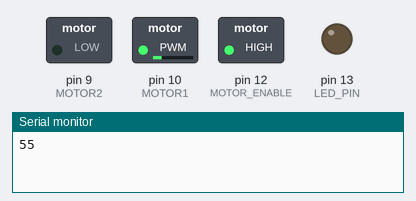
A sketch run on a simulated Arduino Uno, built with avr-gcc and run on an emulated ATmega328P. On the bench: switched loads named in the sketch (green lamp = pin HIGH), output pins drawn as LEDs (lit = HIGH), the last lines printed to the serial monitor.

Above: at 0.1 s.
At 4.1 s:
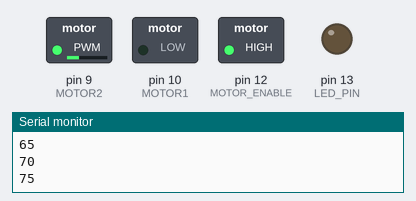
At 9.1 s:
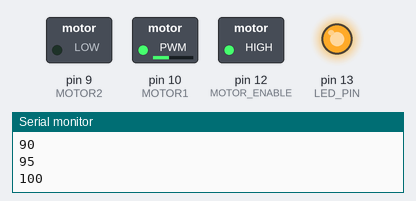
At 19.1 s:
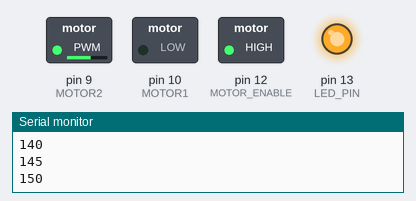
At 29.1 s:
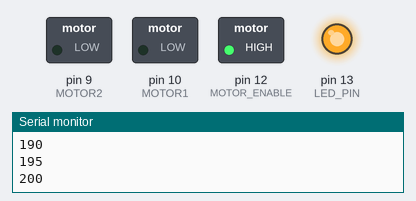
At 39.1 s:
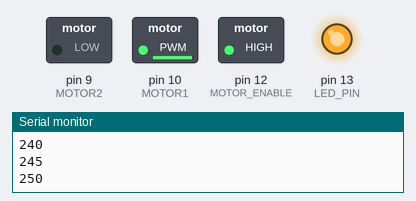
Timing chart, 0 to 40.0 s (numbered marks = the images above):
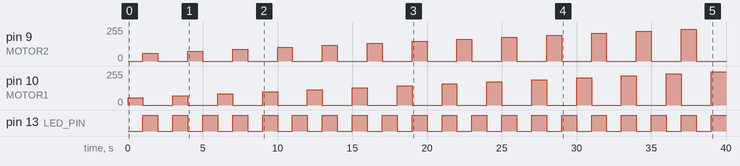

The sketch:

motor_h_bridge.ino
```cpp
#define MOTOR_ENABLE 12
#define MOTOR1 10
#define MOTOR2 9
#define LED_PIN 13

bool LED = LOW;
int motor_state = 0;
int motor_speed = 50;

void setup() {
  // put your setup code here, to run once:
  pinMode(LED_PIN, OUTPUT);
  pinMode(MOTOR_ENABLE, OUTPUT); // enable pin
  pinMode(MOTOR1, OUTPUT);  // H-bridge side 1 input
  pinMode(MOTOR2, OUTPUT);  // H-bridge side 2 input

  digitalWrite(MOTOR_ENABLE, HIGH);

  brake();

  Serial.begin(9600);

}

void loop() {
  // put your main code here, to run repeatedly:
  digitalWrite(LED_PIN, LED);
  LED = !LED;

  motor_speed += 5;
  if (motor_speed > 255) {
    motor_speed = 50;
  }
  Serial.println(motor_speed);

  if (motor_state == 0){
    go_forward(motor_speed);
    motor_state = 1;
  }
  else if (motor_state == 1){
    go_backward(motor_speed);
    motor_state = 2;
  }
  else {
    brake();
    motor_state = 0;
  }

  delay(1000);
}

void go_forward(int SPEED){
  analogWrite(MOTOR1, SPEED);
  digitalWrite(MOTOR2, LOW);
}

void go_backward(int SPEED){
  digitalWrite(MOTOR1, LOW);
  analogWrite(MOTOR2, SPEED);
}

void brake(){
  digitalWrite(MOTOR1, LOW);
  digitalWrite(MOTOR2, LOW);
}
```

Measured:
- by itself, pin 10 (MOTOR1): 0/255 → 55/255 at 0.00 s, → 0/255 1.0 s later, → 70/255 2.0 s later, → 0/255 1.0 s later, … (27 changes in this stretch)
- by itself, pin 13 (LED_PIN): alternates HIGH for 1.0 s and LOW for 1.0 s
